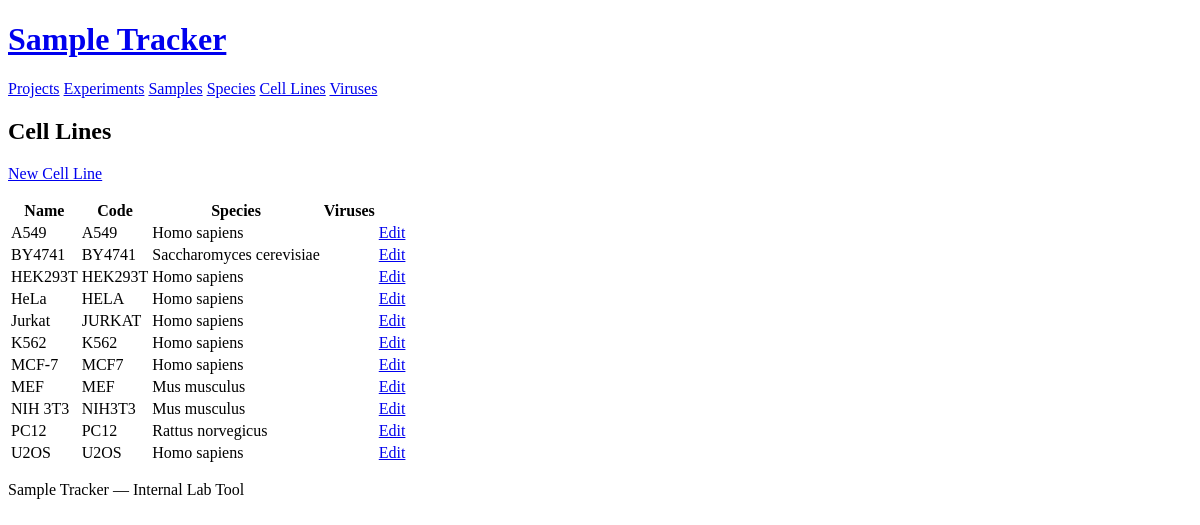
/cell-lines, run on an earlier commit of the app's database.
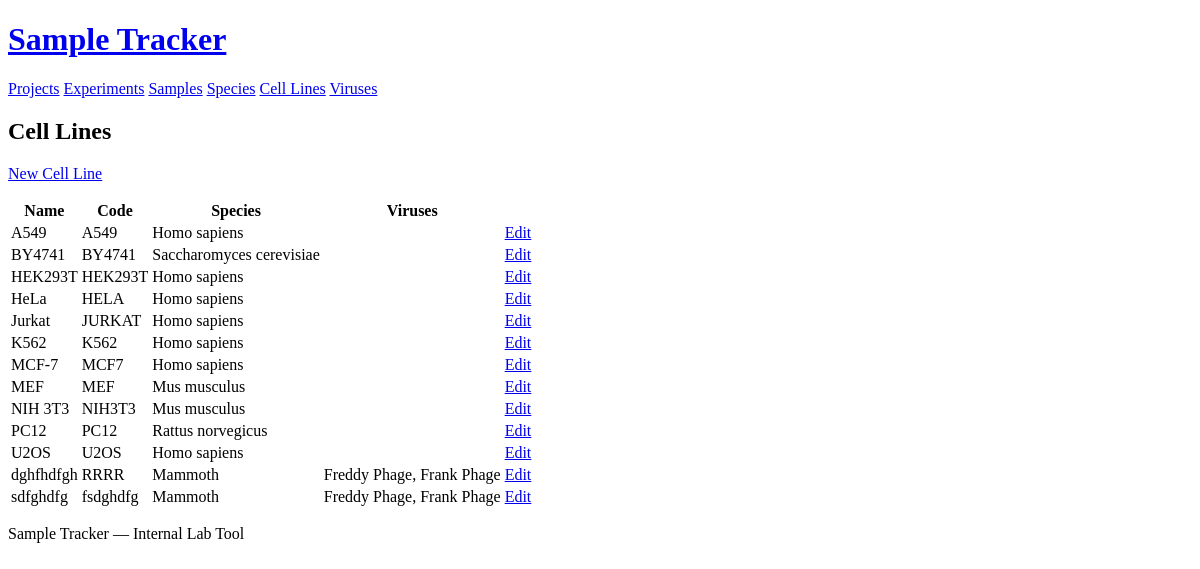
And on a later commit of the database.
### models.py (models this page shows)
class CellLine(db.Model):
    __tablename__ = "cell_line"
    id = db.Column(db.Integer, primary_key=True, autoincrement=True)
    cell_line_name = db.Column(db.Text, nullable=False)
    cell_line_code = db.Column(db.Text)
    species_id = db.Column(db.Integer, db.ForeignKey("species.id"))
    species = db.relationship("Species", back_populates="cell_lines")
    viruses = db.relationship("Virus", secondary=cell_line_virus, backref="cell_lines")

class Species(db.Model):
    __tablename__ = "species"
    id = db.Column(db.Integer, primary_key=True, autoincrement=True)
    species_name = db.Column(db.Text, nullable=False)
    species_taxon = db.Column(db.Text)
    cell_lines = db.relationship("CellLine", back_populates="species")

### app.py (the view)
@app.route("/cell-lines")
def cell_line_list():
    cell_lines = CellLine.query.order_by(CellLine.cell_line_name).all()
    return render_template("cell_line/list.html", cell_lines=cell_lines)

### templates/cell_line/list.html (shortened to what this page needs)
{% extends "base.html" %}
{% block content %}
<h2>Cell Lines</h2>
<p><a href="{{ url_for('cell_line_create') }}" role="button">New Cell Line</a></p>
<table>
  <thead>
    <tr>
      <th>Name</th>
      <th>Code</th>
      <th>Species</th>
      <th>Viruses</th>
      <th></th>
    </tr>
  </thead>
  <tbody>
    {% for cl in cell_lines %}
    <tr>
      <td>{{ cl.cell_line_name }}</td>
      <td>{{ cl.cell_line_code or '' }}</td>
      <td>{{ cl.species.species_name if cl.species else '' }}</td>
      <td>{{ cl.viruses | map(attribute='name') | join(', ') }}</td>
      <td><a href="{{ url_for('cell_line_edit', id=cl.id) }}">Edit</a></td>
    </tr>
    {% else %}
    <tr><td colspan="5">No cell lines found.</td></tr>
    {% endfor %}
  </tbody>
</table>
{% endblock %}

What changed in the data, as far as the page shows it:
added CellLine: cell_line_name "dghfhdfgh", cell_line_code "RRRR", species "Mammoth", viruses|map "Freddy Phage, Frank Phage"
added CellLine: cell_line_name "sdfghdfg", cell_line_code "fsdghdfg", species "Mammoth", viruses|map "Freddy Phage, Frank Phage"
